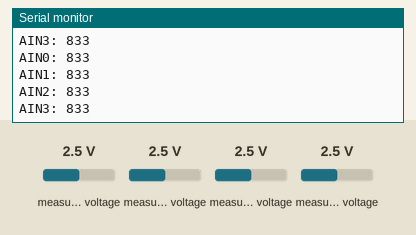
Simulated run of this sketch. Board: Arduino Uno, built with avr-gcc and run on an emulated ATmega328P. On the bench: the last lines printed to the serial monitor. The inputs (shaded band) are chosen by the test bench; at power-on: measured voltage 2.5 V.

Above: at 1.2 s.
1.3 s: measured voltage (sensor 200) set to 0.1 V
At 1.8 s:
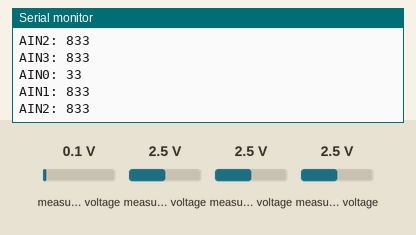
2.8 s: measured voltage (sensor 201) set to 0.1 V
At 3.4 s:
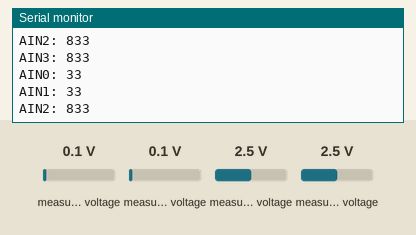
4.3 s: measured voltage (sensor 202) set to 0.1 V
At 4.9 s:
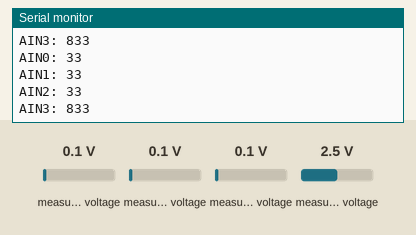
5.8 s: measured voltage (sensor 203) set to 0.1 V
At 6.6 s:
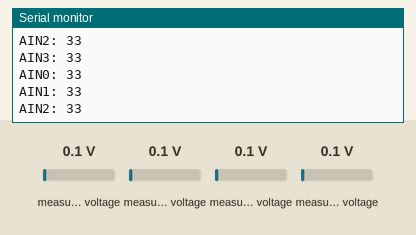
7.3 s: measured voltage (sensor 200) set to 1.2 V
At 7.8 s:
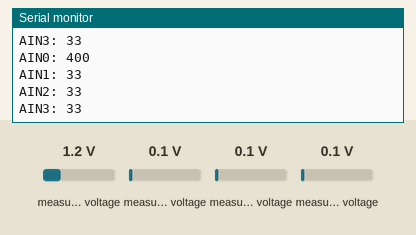
10.3 s: measured voltage (sensor 201) set to 3.8 V
At 11.2 s:
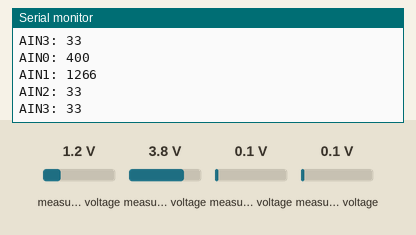
Timing chart, 0 to 13.3 s (numbered marks = the images above; inputs shaded):
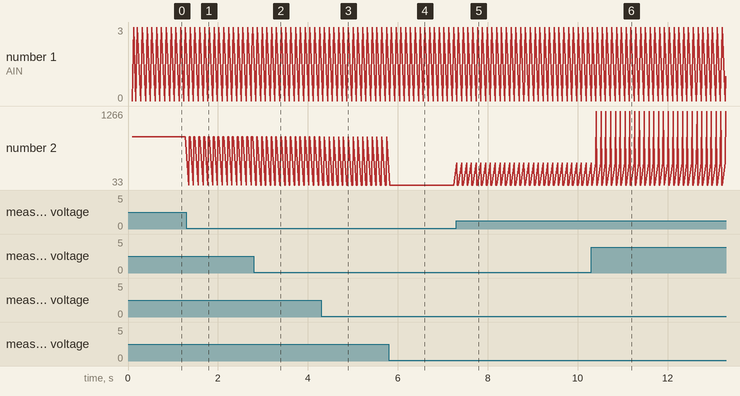

Measured:
- after the input at 1.3 s, the serial monitor: prints a new line after 0.05 s (image 1)
- after the input at 2.8 s, the serial monitor: prints a new line after 0.05 s (image 2)
- after the input at 4.3 s, the serial monitor: prints a new line after 0.06 s (image 3)
- after the input at 5.8 s, the serial monitor: prints a new line after 0.06 s (image 4)
- after the input at 7.3 s, the serial monitor: prints a new line at once (image 5)
- after the input at 10.3 s, the serial monitor: prints a new line after 0.12 s (image 6)
- plotted number 2: 33 → 400 after the input at 7.3 s

The sketch:

ACD_01.ino
```cpp
#include <Arduino.h>

#include <Adafruit_ADS1015.h>

#include<Wire.h>
Adafruit_ADS1015 ads1015;

void setup(void)
  {
  Serial.begin(9600);
  Serial.println("Hello!");
  Serial.println("Getting single-ended readings from AIN0..3");
  Serial.println("ADC Range: +/- 6.144V (1 bit = 3mV)");
  ads1015.begin();
  }

void loop(void)
{
  int16_t adc0, adc1, adc2, adc3;
  adc0 = ads1015.readADC_SingleEnded(0);
  adc1 = ads1015.readADC_SingleEnded(1);
  adc2 = ads1015.readADC_SingleEnded(2);
 adc3 = ads1015.readADC_SingleEnded(3);
  Serial.print("AIN0: "); Serial.println(adc0);
  Serial.print("AIN1: "); Serial.println(adc1);
  Serial.print("AIN2: "); Serial.println(adc2);
  Serial.print("AIN3: "); Serial.println(adc3);
  delay(100);
}
```
